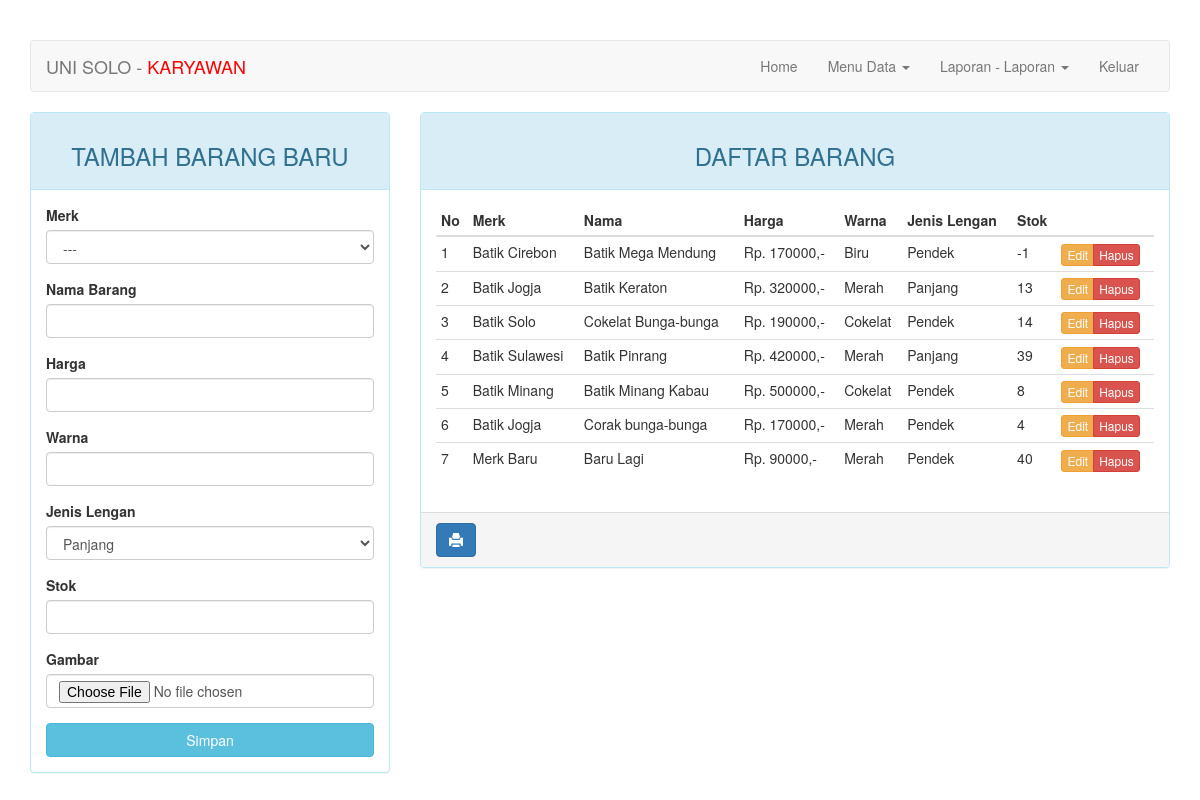
Before: /karyawan/index.php?halaman=barang (signed in) with the older database file.
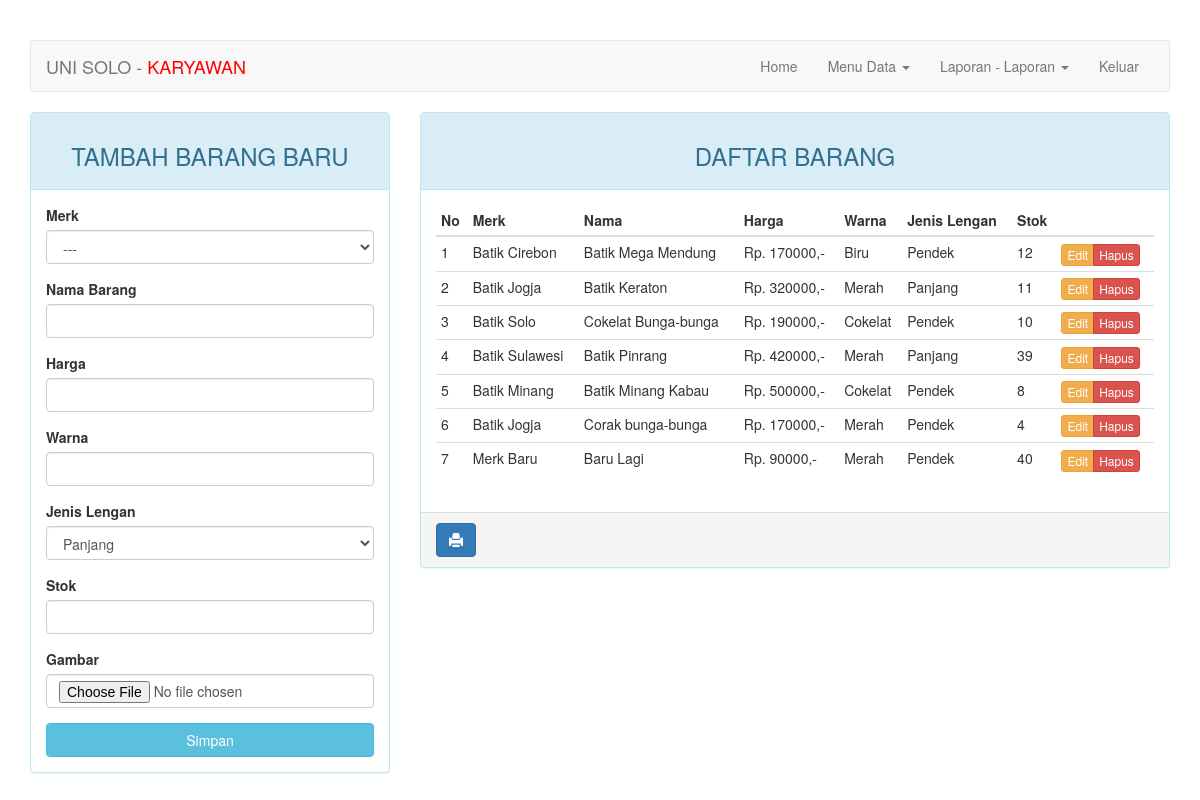
After: the same page with the newer database file.
### tables this page shows
CREATE TABLE `barang` (
  `id_barang` int(10) NOT NULL,
  `id_merk` int(3) NOT NULL,
  `nama_barang` varchar(20) NOT NULL,
  `harga` int(7) NOT NULL,
  `warna` varchar(10) NOT NULL,
  `jenis_lengan` enum('panjang','pendek') NOT NULL,
  `stok` int(3) NOT NULL,
  `gambar` varchar(100) NOT NULL
);

CREATE TABLE `merk` (
  `id_merk` int(3) NOT NULL,
  `nama_merk` varchar(20) NOT NULL
);

### karyawan/halaman/barang.php (the view, shortened to what this page needs)
<div class="col-md-4 hidden-print">
    <div class="panel panel-info">
        <div class="panel-heading"><h3 class="text-center">TAMBAH BARANG BARU</h3></div>
        <div class="panel-body">
            <form action="<?=$_SERVER['REQUEST_URI']?>" method="POST" enctype="multipart/form-data">
                <div class="form-group">
                    <label for="id_merk">Merk</label>
                    <select name="id_merk" class="form-control">
                        <option value="" selected="on">---</option>
                    </select>
                </div>
                <div class="form-group">
                    <label for="nama_barang">Nama Barang</label>
                    <input type="text" name="nama_barang" class="form-control">
                </div>
                <div class="form-group">
                    <label for="harga">Harga</label>
                    <input type="text" name="harga" class="form-control">
                </div>
                <div class="form-group">
                    <label for="warna">Warna</label>
                    <input type="text" name="warna" class="form-control">
                </div>
                <div class="form-group">
                    <label for="jenis_lengan">Jenis Lengan</label>
                    <select name="jenis_lengan" class="form-control">
                        <option value="panjang">Panjang</option>
                    </select>
                </div>
                <div class="form-group">
                    <label for="stok">Stok</label>
                    <input type="text" name="stok" class="form-control">
                </div>
                <div class="form-group">
                    <label for="gambar">Gambar</label>
                    <input type="file" name="gambar" class="form-control">
                </div>
                <button type="submit" class="btn btn-info btn-block">Simpan</button>
            </form>
        </div>
    </div>
</div>
<div class="col-md-8">
    <div class="panel panel-info">
        <div class="panel-heading"><h3 class="text-center">DAFTAR BARANG</h3></div>
        <div class="panel-body">
            <table class="table table-condensed">
                <thead>
                    <tr>
                        <th>No</th>
                        <th>Merk</th>
                        <th>Nama</th>
                        <th>Harga</th>
                        <th>Warna</th>
                        <th>Jenis Lengan</th>
                        <th>Stok</th>
                        <th class="hidden-print"></th>
                    </tr>
                </thead>
                <tbody>
                    <?php if($query = $koneksi->query("SELECT * FROM merk m JOIN barang b ON m.id_merk=b.id_merk")): ?>
                        <?php $no = 1; ?>
                        <?php while($barang = $query->fetch_array()): ?>
                        <tr>
                            <td><?=$no++?></td>
                            <td><?=$barang['nama_merk']?></td>
                            <td><?=$barang['nama_barang']?></td>
                            <td>Rp. <?=$barang['harga']?>,-</td>
                            <td><?=$barang['warna']?></td>
                            <td><?=ucwords($barang['jenis_lengan'])?></td>
                            <td><?=$barang['stok']?></td>
                            <td class="hidden-print">
                                <div class="btn-group">
                                    <a href="?halaman=barang&action=update&id=<?=$barang['id_barang']?>" class="btn btn-warning btn-xs">Edit</a>
                                    <a href="?halaman=barang&action=delete&id=<?=$barang['id_barang']?>" class="btn btn-danger btn-xs">Hapus</a>
                                </div>
                            </td>
                        </tr>
                        <?php endwhile ?>
                    <?php endif ?>
                </tbody>
            </table>
        </div>
        <div class="panel-footer hidden-print ">
            <a onClick="window.print();return false" class="btn btn-primary"><i class="glyphicon glyphicon-print"></i></a>
        </div>
    </div>
</div>

Changed rows visible on the page:
changed barang "Batik Mega Mendung": stok "-1" → "12"
changed barang "Batik Keraton": stok "13" → "11"
changed barang "Cokelat Bunga-bunga": stok "14" → "10"
